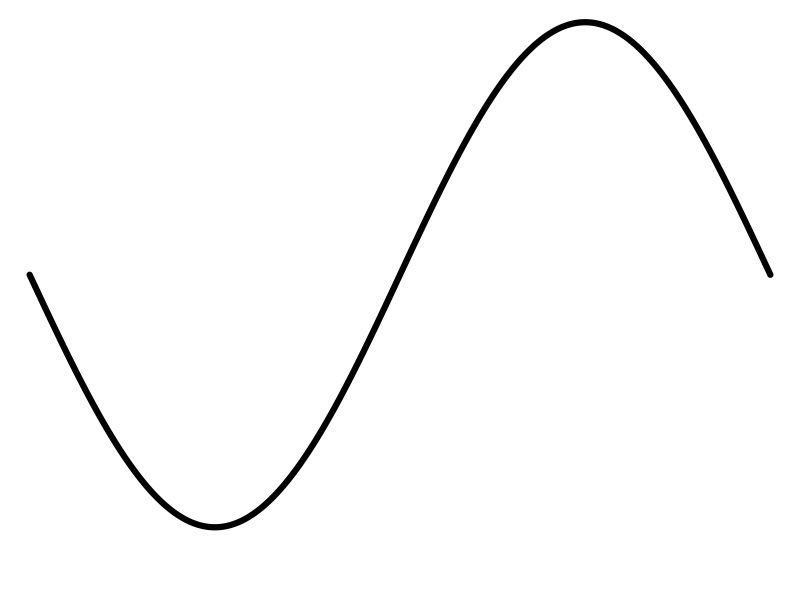
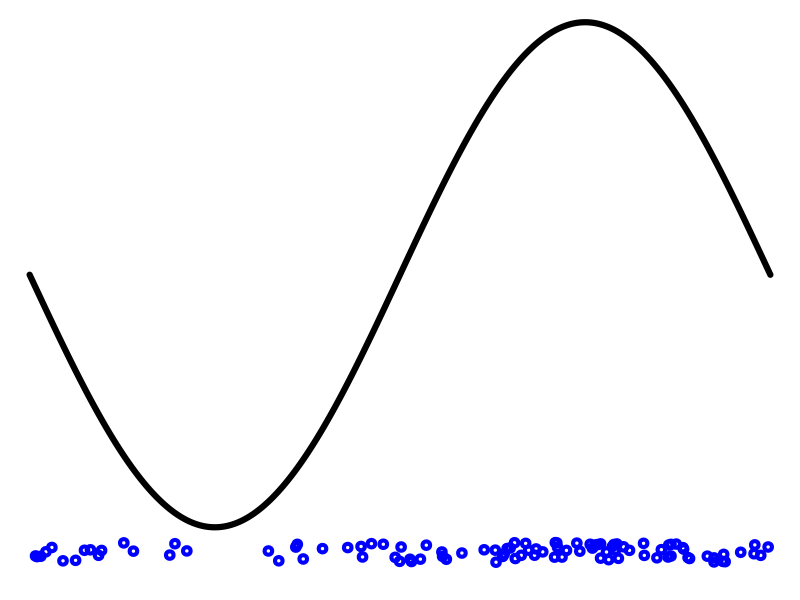
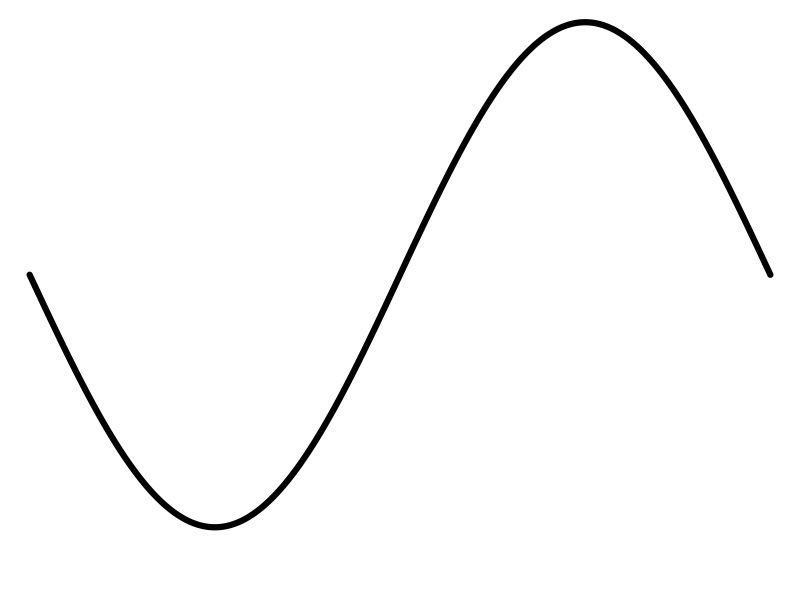

Reproduce these figures in R, in order. (Note: this script raises an error after producing the figures.)
w <- 1000
h <- 300

png("popdyn_figure.png", width=w, height=h, pointsize=20)

par(mgp=c(1,0,0),
    mar=c(0,0,0,0))

t <- seq(0, 10, length.out=1000)

nfunc <- function(t, mean, amp) {
    return(mean + amp*sin(t/5*pi))
}

N <- nfunc(t, 60, -50)

plot(t, N, 'l', ylim=c(0,110), xaxt='n', yaxt='n', frame.plot=F,
     xlab="", ylab="", lwd=6)

dev.off()

png("popdyn_figure_samp.png", width=w, height=h, pointsize=20)

par(mgp=c(1,0,0),
    mar=c(0,0,0,0))

t <- seq(0, 10, length.out=1000)

N <- 60 + -50*sin(t/5*pi)

plot(t, N, 'l', ylim=c(0,110), xaxt='n', yaxt='n', frame.plot=F,
     xlab="", ylab="", lwd=6)

samps <- sample(t, size=100, prob=N, replace=T)

points(samps, runif(length(samps), min=3, max=7), col='blue', lwd=4)

dev.off()

png("popdyn_figure_treesamp.png", width=w, height=h, pointsize=20)

par(mgp=c(1,0,0),
    mar=c(0,0,0,0))

t <- seq(0, 10, length.out=1000)

N <- 60 + -50*sin(t/5*pi)

plot(t, N, 'l', ylim=c(0,110), xaxt='n', yaxt='n', frame.plot=F,
     xlab="", ylab="", lwd=6)

lambda <- function(t) { nfunc(t, 0.7, -0.5) }
tree <- rbdtree(lambda, 0.7, 10)
nleaves <- length(tree$tip.label)
ages <- node.depth.edgelength(tree)
ages_internal <- ages[ages<10.0]
ninternal <- length(ages_internal)

points(ages_internal, runif(ninternal, min=3, max=7), col='red', lwd=4)
points(rep(10, nleaves), runif(nleaves, min=3, max=7), col='blue', lwd=4)

par(new = TRUE)
plot(tree, root.edge=TRUE, show.tip.label=FALSE, x.lim=c(0,10), y.lim=c(-nleaves,2*nleaves))

dev.off()

